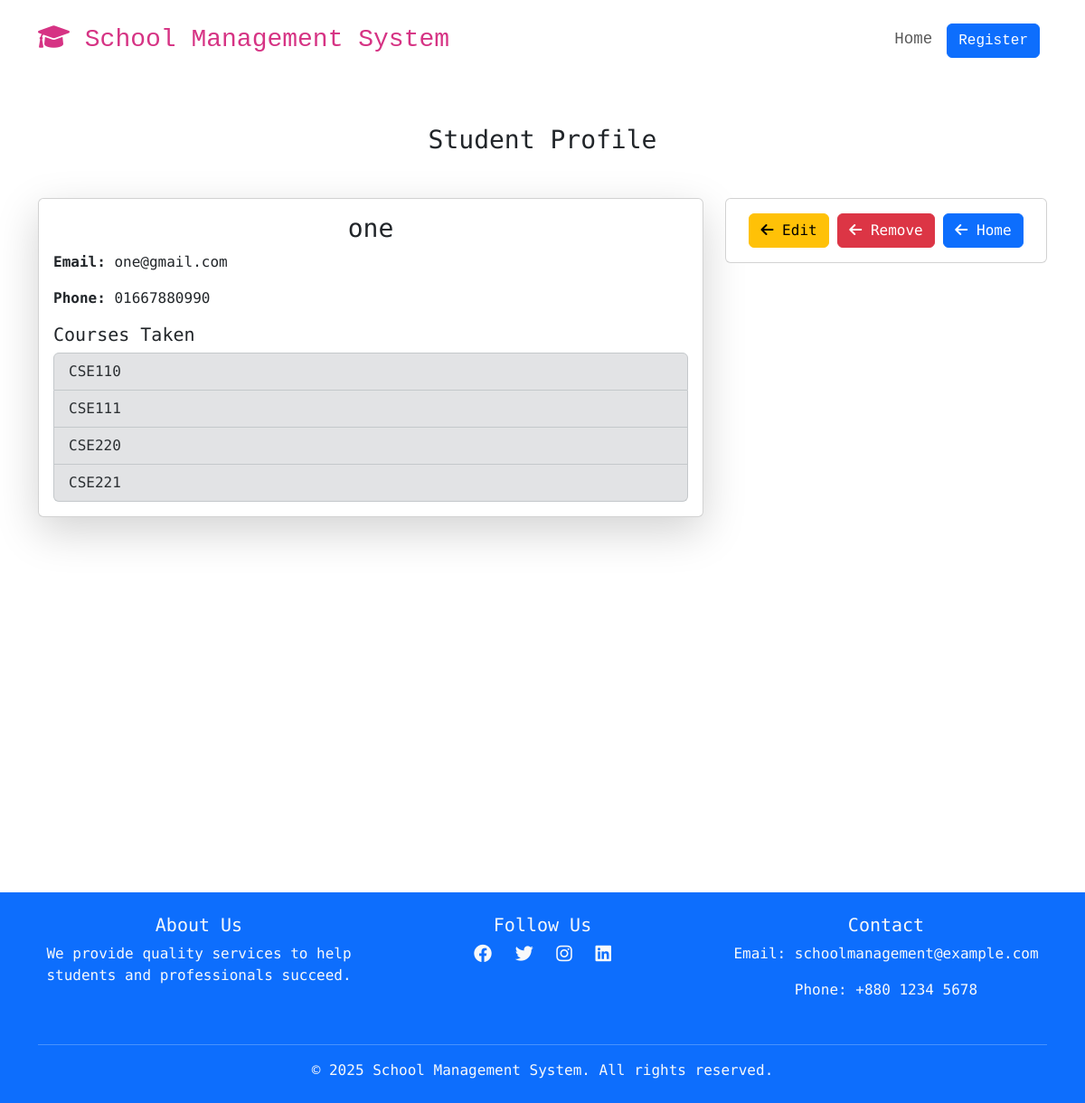
The page /profile/1 on the database as committed earlier.
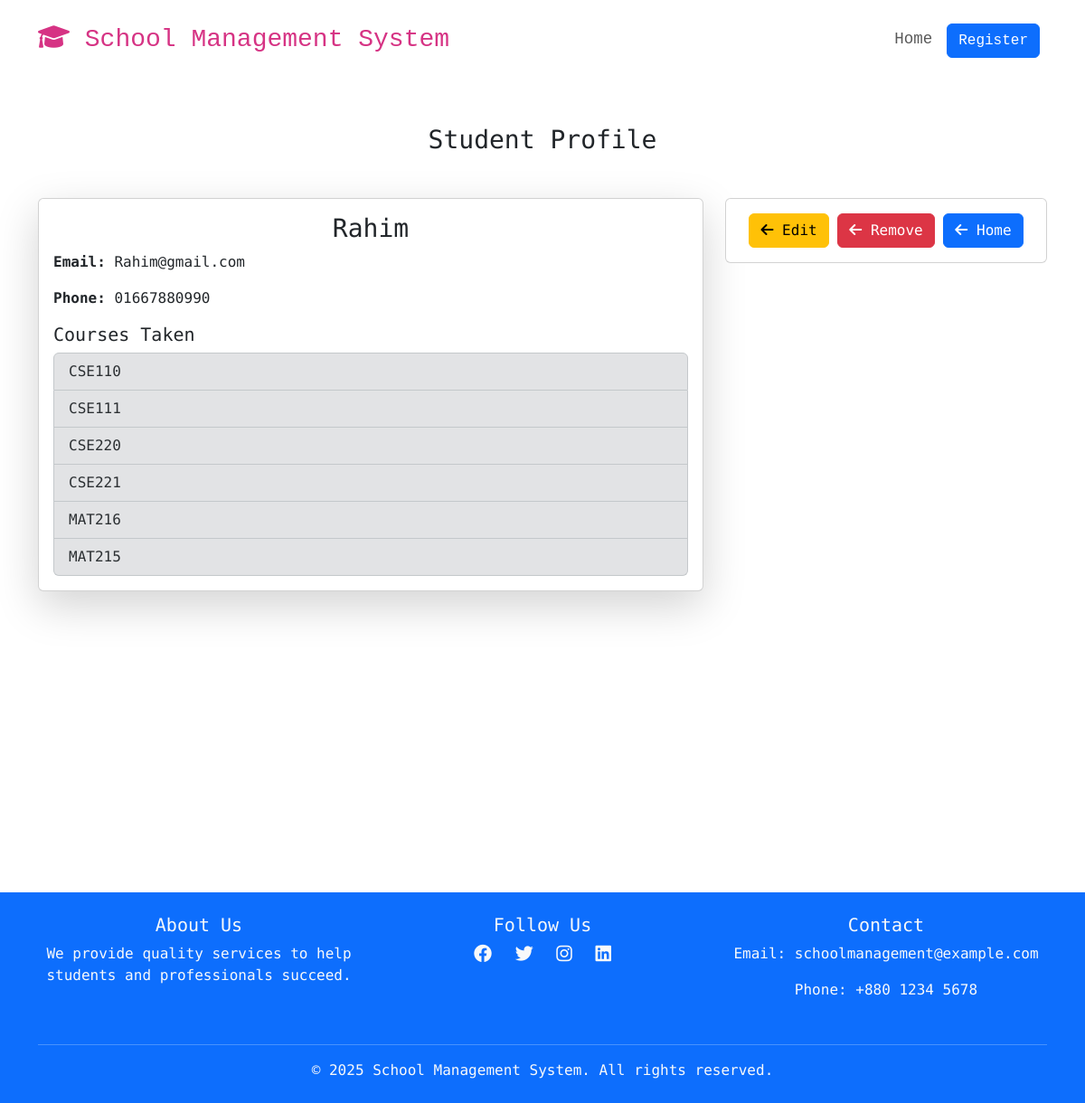
The same page on the database as committed later.
### student/models.py (models this page shows, shortened)
class Student(models.Model):
    name = models.CharField(max_length=100)
    email=models.EmailField()
    phone=models.CharField(max_length=15)
    coursesTaken=models.ManyToManyField(Course)

class Course(models.Model):
    name = models.CharField(max_length=100)

### student/views.py (the view)
# urls.py: path('profile/<int:id>', views.studentProfile, name='student_profile'),
def studentProfile(request, id):
    student = Student.objects.get(id=id)
    return render(request, 'student/studentProfile.html', {'student': student})

### student/templates/student/studentProfile.html (shortened to what this page needs)
{% extends 'base.html' %}
{% load static %}
{% block css%}<link rel="stylesheet" href="{% static 'student/css/style.css' %}">{% endblock %}
{% block body %}
    <h3 class="text-center mt-5">Student Profile</h3>
    <div class="container mt-5" style="height: 90vh; width: 100%;">
        <div class="row">
            <div class="col-md-8">
                <div class="card shadow-lg">
                    <div class="card-body">
                        <h3 class="card-title text-center">{{ student.name }}</h3>
                        <p class="card-text"><strong>Email:</strong> {{ student.email }}</p>
                        <p class="card-text"><strong>Phone:</strong> {{ student.phone }}</p>
                        <h5 class="card-title">Courses Taken</h5>
                        <ul class="list-group">
                            {% for course in student.coursesTaken.all %}
                                <li class="list-group-item list-group-item-secondary">{{ course.name }}</li>
                            {% endfor %}
                        </ul>
                    </div>
                </div>
            </div>
            <div class="col-md-4">
                <div class="card d-flex justify-content-center align-items-center">
                    <div class="card-body">
                        <a href="{% url 'student_update' student.id %}" class="btn btn-warning">
                            <i class="fas fa-arrow-left"></i> Edit
                        </a>
                        <a href="{% url 'student_delete' student.id %}" class="btn btn-danger">
                            <i class="fas fa-arrow-left"></i> Remove
                        </a>
                        <a href="{% url 'home' %}" class="btn btn-primary btn">
                            <i class="fas fa-arrow-left"></i> Home
                        </a>
                    </div>
                </div>
            </div>
        </div>
    </div>
{% endblock %}

Rows that differ between the two databases and show on the page:
changed Student: name "one" → "Rahim"; email "one@gmail.com" → "Rahim@gmail.com"
added Course: name "MAT216"
added Course: name "MAT215"
